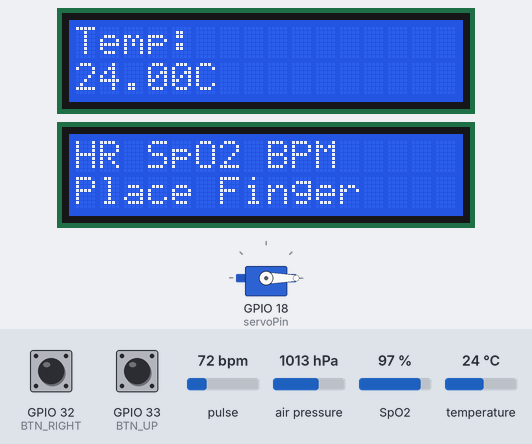
Bench run of a sketch on a simulated ESP32. Shown: 2 × 16×2 character LCD, servo. The inputs (shaded band) are chosen by the test bench; at power-on: GPIO 32 (BTN_RIGHT) HIGH, GPIO 33 (BTN_UP) HIGH, pulse 72 bpm, air pressure 1013 hPa, SpO2 97 %, temperature 24 °C. WiFi joins after 1.5 s; servers stay silent unless stated.

Above: at 3.1 s.
3.2 s: GPIO 32 (BTN_RIGHT) pulled LOW for 0.15 s
At 4.0 s:
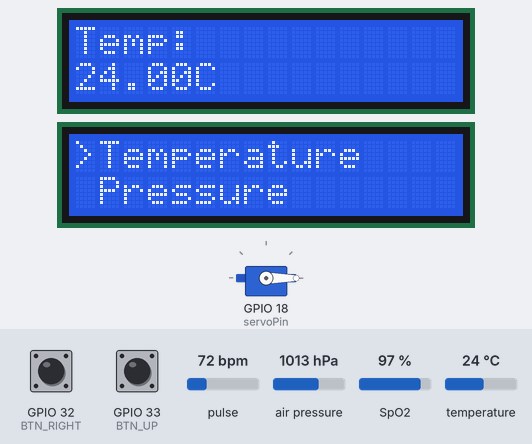
4.8 s: GPIO 33 (BTN_UP) pulled LOW for 0.15 s
At 5.9 s:
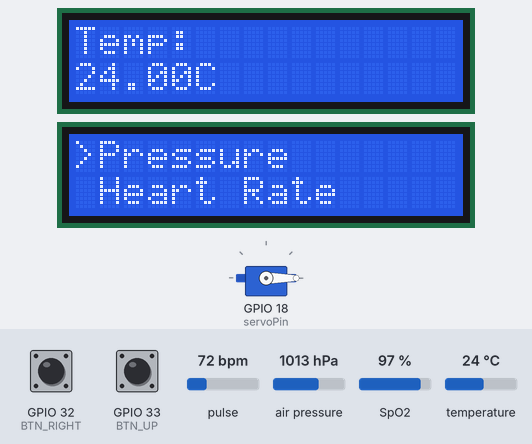
6.4 s: GPIO 32 (BTN_RIGHT) pulled LOW for 1 s
At 7.7 s:
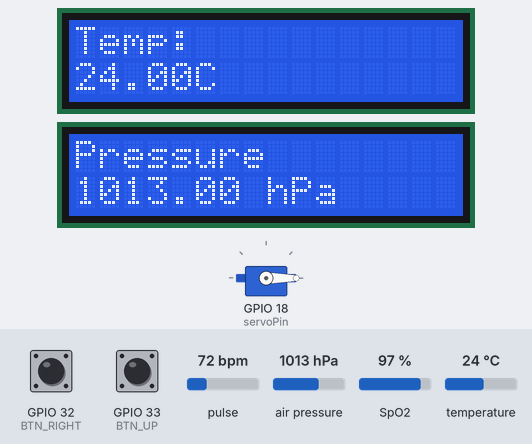
8.9 s: GPIO 32 (BTN_RIGHT) pulled LOW for 0.15 s
At 10.7 s:
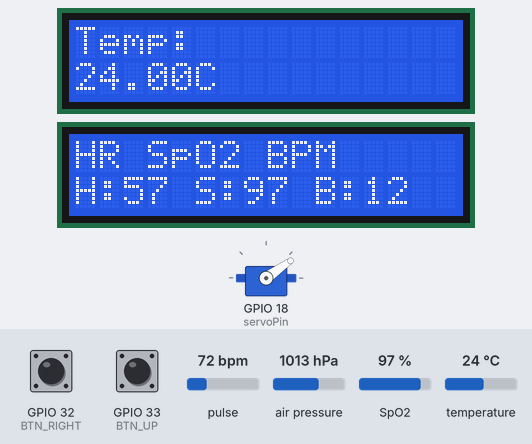
15.2 s: pulse set to 42 bpm
At 18.2 s:
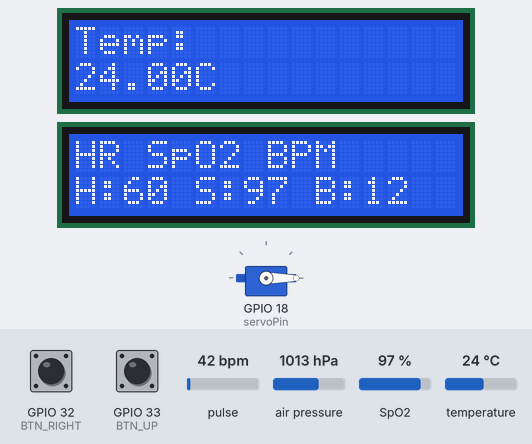
21.3 s: pulse set to 70 bpm
At 25.6 s:
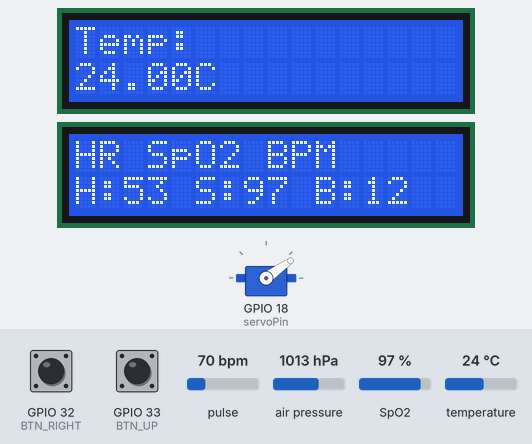
Timing chart, 0 to 28.3 s (numbered marks = the images above; inputs shaded):
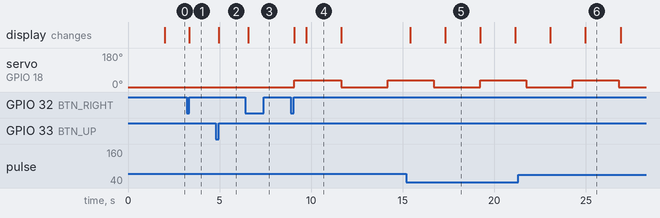

Measured:
- after the input at 3.2 s, servo on GPIO 18 (servoPin): stays 0° (without the input it goes to 35° after 0.71 s); the display: changes after 0.14 s (image 1)
- after the input at 4.8 s, the display: changes after 0.16 s (image 2)
- after the input at 6.4 s, the display: changes after 0.17 s (image 3)
- after the input at 8.9 s, servo on GPIO 18 (servoPin): 0° → 35° after 0.19 s, → 0° 2.5 s later, → 35° 2.6 s later; the display: first changes after 0.19 s (image 4 shows a later state)
- after the input at 15.2 s, the display: first changes after 0.23 s (image 5 shows a later state)
- after the input at 21.3 s, the display: first changes after 1.8 s (image 6 shows a later state)
- what the display in image 4 shows lasts 1.9 s, from 9.7 s to 11.6 s

The sketch:

ESP32_code_for_ventilator.ino
```cpp
#define BLYNK_PRINT Serial
#define BLYNK_TEMPLATE_ID "TMPL36qPgo4_4"
#define BLYNK_TEMPLATE_NAME "project"
#define BLYNK_AUTH_TOKEN "zXQZupjaDuU1GY7-kcpQzJ1dBa9Y_xmr"

#include <WiFi.h>
#include <BlynkSimpleEsp32.h>
#include <Wire.h>
#include <LiquidCrystal_I2C.h>
#include <Adafruit_BMP280.h>
#include <MAX30105.h>
#include "spo2_algorithm.h"
#include <ESP32Servo.h>

char ssid[] = "Use";
char pass[] = "12345678";

// -------- Arduino Mega Communication --------
#define RXD2 16
#define TXD2 17

// ---------------- LCD ----------------
LiquidCrystal_I2C lcdTemp(0x27,16,2);
LiquidCrystal_I2C lcdHR(0x26,16,2);

// ---------------- Sensors ----------------
Adafruit_BMP280 bmp;
MAX30105 particleSensor;

// ---------------- Servo ----------------
Servo myServo;
int servoPin = 18;

int servoMin = 0;
int servoMax = 40;

unsigned long lastStrokeTime = 0;
bool strokeForward = true;

// ---------------- Buttons ----------------
#define BTN_UP 33
#define BTN_RIGHT 32

bool menuMode=false;
bool valueMode=false;
int menuIndex=0;

bool lastUpState=HIGH;
bool lastRightState=HIGH;

// ---------------- Menu ----------------
String menuItems[6]={
"Temperature","Pressure","Heart Rate",
"SpO2","Breath Rate","Ambu Mode"
};

// ================= MAX30102 =================
#define BUFFER_SIZE 100
uint32_t irBuffer[BUFFER_SIZE];
uint32_t redBuffer[BUFFER_SIZE];

int32_t spo2;
int8_t validSPO2;
int32_t heartRate;
int8_t validHeartRate;

byte sampleCount=0;
long irValue=0;

int hrHistory[5]={0};
byte hrIndex=0;
int filteredHR=75;

#define FINGER_THRESHOLD 50000

// ---------------- Breathing ----------------
int breathsPerMin=12;
int pumpInterval=5000;
int ambuMode=0;

// ---------------- LCD Cache ----------------
String lastTop="";
String lastBottom="";

// ---------------- Finger Detect ----------------
bool fingerDetected=false;

// =====================================================
void handleButtons()
{
  bool upState = digitalRead(BTN_UP);
  bool rightState = digitalRead(BTN_RIGHT);

  if(lastUpState==HIGH && upState==LOW)
  {
    if(menuMode && valueMode && menuIndex==5)
    {
      ambuMode++;
      if(ambuMode>2) ambuMode=0;
    }
    else if(menuMode && !valueMode)
    {
      menuIndex++;
      if(menuIndex>5) menuIndex=0;
    }
  }

  if(lastRightState==HIGH && rightState==LOW)
  {
    if(menuMode && valueMode && menuIndex==5)
      valueMode=false;
    else if(!menuMode) menuMode=true;
    else if(menuMode && !valueMode) valueMode=true;
    else
    {
      valueMode=false;
      menuMode=false;
    }
  }

  lastUpState = upState;
  lastRightState = rightState;
}

// =====================================================
void updatePump()
{
  bool ambuScreenActive = (menuMode && valueMode && menuIndex==5);

  if(menuMode && !ambuScreenActive)
  {
    myServo.write(servoMin);
    return;
  }

  bool pumpEnabled = false;

  if(!menuMode && fingerDetected)
    pumpEnabled = true;

  if(ambuScreenActive)
    pumpEnabled = true;

  if(!pumpEnabled)
  {
    myServo.write(servoMin);
    return;
  }

  if(ambuMode==0)
  {
    breathsPerMin = 12;
    servoMax = 35;
  }
  else if(ambuMode==1)
  {
    breathsPerMin = 20;
    servoMax = 55;
  }
  else
  {
    breathsPerMin = 30;
    servoMax = 70;
  }

  pumpInterval = 60000 / breathsPerMin;

  if(millis() - lastStrokeTime >= pumpInterval/2)
  {
    lastStrokeTime = millis();

    if(strokeForward)
      myServo.write(servoMax);
    else
      myServo.write(servoMin);

    strokeForward = !strokeForward;
  }
}

// =====================================================
void printLCD(String top, String bottom)
{
  if(top != lastTop)
  {
    lcdHR.setCursor(0,0);
    lcdHR.print("                ");
    lcdHR.setCursor(0,0);
    lcdHR.print(top);
    lastTop = top;
  }

  if(bottom != lastBottom)
  {
    lcdHR.setCursor(0,1);
    lcdHR.print("                ");
    lcdHR.setCursor(0,1);
    lcdHR.print(bottom);
    lastBottom = bottom;
  }
}

// =====================================================
void setup()
{
  Serial.begin(115200);
  Serial2.begin(9600, SERIAL_8N1, RXD2, TXD2);

  pinMode(BTN_UP,INPUT_PULLUP);
  pinMode(BTN_RIGHT,INPUT_PULLUP);

  Wire.begin(21,22);
  Wire.setClock(400000);

  lcdTemp.init(); lcdTemp.backlight();
  lcdHR.init();   lcdHR.backlight();

  lcdTemp.setCursor(0,0);
  lcdTemp.print("Temp:");

  bmp.begin(0x76);

  if(particleSensor.begin(Wire, I2C_SPEED_FAST))
  {
    particleSensor.setup(60,4,2,400,411,4096);
  }

  myServo.attach(servoPin);
  myServo.write(servoMin);

  WiFi.begin(ssid, pass);
  Blynk.begin(BLYNK_AUTH_TOKEN, ssid, pass);
}

// =====================================================
void loop()
{
  Blynk.run();
  handleButtons();

  float temperature=bmp.readTemperature();
  float pressure=bmp.readPressure()/100.0;

  lcdTemp.setCursor(0,1);
  lcdTemp.print("                ");
  lcdTemp.setCursor(0,1);
  lcdTemp.print(temperature);
  lcdTemp.print("C ");

  Blynk.virtualWrite(V2,temperature);

  particleSensor.check();

  while(particleSensor.available())
  {
    redBuffer[sampleCount]=particleSensor.getRed();
    irBuffer[sampleCount]=particleSensor.getIR();
    irValue = irBuffer[sampleCount];

    particleSensor.nextSample();
    sampleCount++;

    if(sampleCount>=BUFFER_SIZE)
    {
      maxim_heart_rate_and_oxygen_saturation(
        irBuffer, BUFFER_SIZE, redBuffer,
        &spo2, &validSPO2,
        &heartRate, &validHeartRate
      );

      fingerDetected = (irValue > FINGER_THRESHOLD);

      if(validHeartRate && heartRate>40 && heartRate<180)
      {
        hrHistory[hrIndex++] = heartRate;
        if(hrIndex>=5) hrIndex=0;

        int sum=0;
        for(int i=0;i<5;i++) sum+=hrHistory[i];
        filteredHR = sum/5;
      }

      sampleCount=0;
    }
  }

  if(menuMode && !valueMode)
  {
    int nextItem=menuIndex+1;
    if(nextItem>5) nextItem=0;

    printLCD(">" + menuItems[menuIndex],
             " " + menuItems[nextItem]);
    updatePump();
    return;
  }

  if(menuMode && valueMode)
  {
    String top = menuItems[menuIndex];
    String bottom="";

    switch(menuIndex)
    {
      case 0: bottom = String(temperature)+" C"; break;
      case 1: bottom = String(pressure)+" hPa"; break;
      case 2: bottom = String(filteredHR)+" BPM"; break;
      case 3: bottom = String(spo2)+" %"; break;
      case 4: bottom = String(breathsPerMin)+" BPM"; break;
      case 5:
        if(ambuMode==0) bottom="NORM 12/min";
        else if(ambuMode==1) bottom="MED 20/min";
        else bottom="EMRG 30/min";
      break;
    }

    printLCD(top, bottom);
    updatePump();
    return;
  }

  if(fingerDetected && validHeartRate && validSPO2)
  {
    String line =
      "H:"+String(filteredHR)+
      " S:"+String(spo2)+
      " B:"+String(breathsPerMin);

    printLCD("HR SpO2 BPM", line);

    Blynk.virtualWrite(V0,spo2);
    Blynk.virtualWrite(V1,filteredHR);
  }
  else
  {
    printLCD("HR SpO2 BPM", "Place Finger");
  }

  updatePump();
}

// =====================================================
// -------- BLYNK BED SELECTION (Line Follower Control)
// =====================================================

BLYNK_WRITE(V3)   // Bed 1
{
  if(param.asInt()==1)
  {
    Serial2.println(1);
    Serial.println("Bed 1 Selected");
  }
}

BLYNK_WRITE(V4)   // Bed 2
{
  if(param.asInt()==1)
  {
    Serial2.println(2);
    Serial.println("Bed 2 Selected");
  }
}

BLYNK_WRITE(V5)   // Bed 3
{
  if(param.asInt()==1)
  {
    Serial2.println(3);
    Serial.println("Bed 3 Selected");
  }
}

// -------- Emergency STOP --------
BLYNK_WRITE(V6)
{
  if(param.asInt()==1)
  {
    Serial2.println(0);   // Stop command
    Serial.println("EMERGENCY STOP");
  }
}
```
